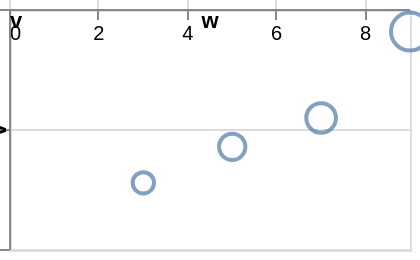

This figure's Vega-Lite source:
### Vega-Lite specification from a JSON file in a GitHub repository (floating-point values rounded to 4 significant figures)
{"$schema": "https://vega.github.io/schema/vega-lite/v6.json", "width": 200, "height": 120, "data": {"values": [{"c": "alpha", "v": 28, "w": 3, "t": "2024-01-07"}, {"c": "beta", "v": 55, "w": 7, "t": "2024-03-19"}, {"c": "gamma", "v": 43, "w": 5, "t": "2024-06-02"}, {"c": "delta", "v": 91, "w": 9, "t": "2024-09-11"}]}, "mark": "point", "encoding": {"x": {"field": "w", "type": "quantitative"}, "y": {"field": "v", "type": "quantitative"}, "size": {"field": "v", "type": "quantitative", "legend": {"tickCount": "day"}}}}
